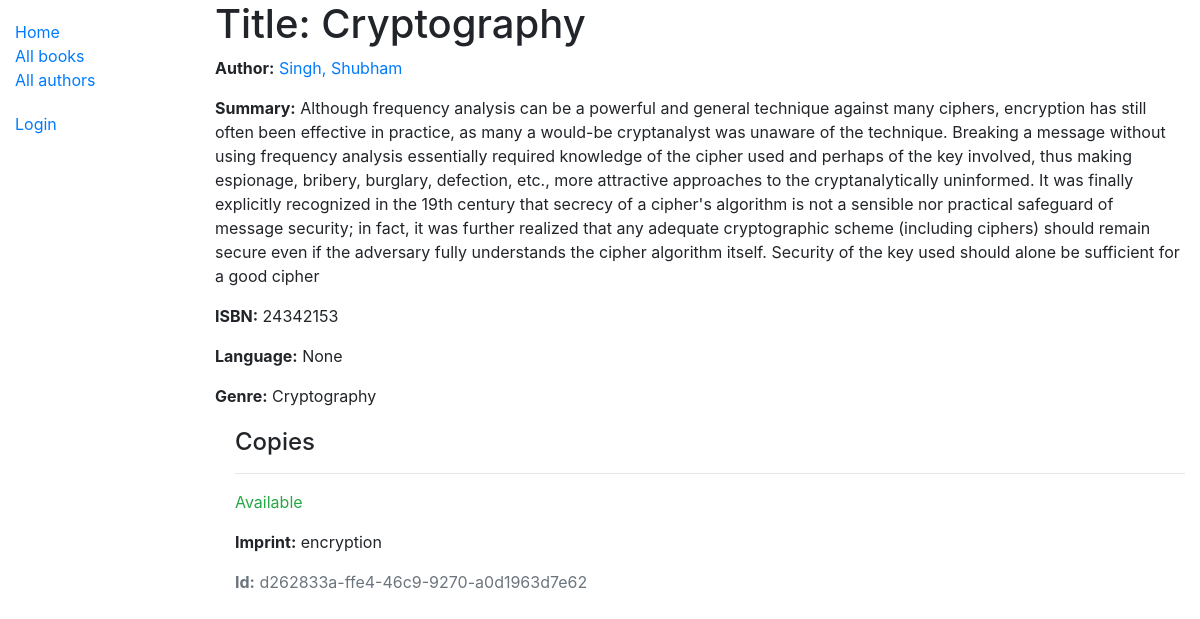
Page /catalog/book/3 on the earlier database version.
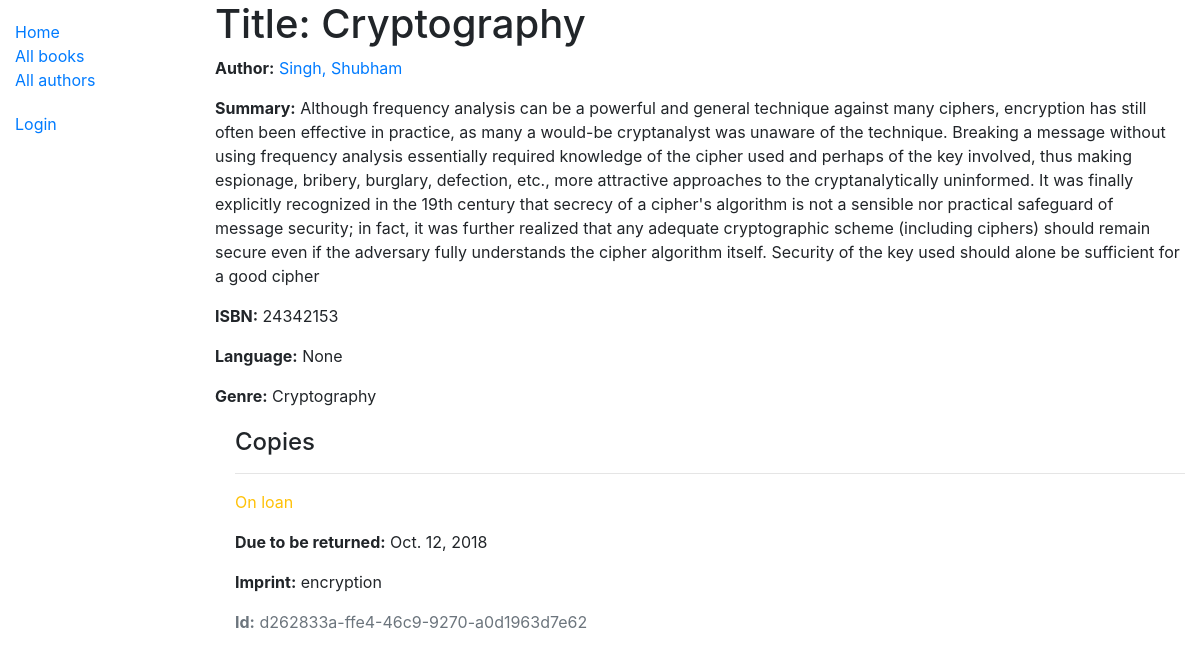
Same page on the later database version.
### catalog/models.py (models this page shows, shortened)
class Book(models.Model):
    title = models.CharField(max_length=200)
    author = models.ForeignKey('Author', on_delete=models.SET_NULL, null=True)
    summary = models.TextField(max_length=1000, help_text='Enter a brief description of the book')
    isbn = models.CharField('ISBN', max_length=13, help_text='13 Character <a href="https://www.isbn-international.org/content/what-isbn">ISBN number</a>')
    genre = models.ManyToManyField(Genre, help_text='Select a genre for this book')
    language = models.ForeignKey('Language', on_delete=models.SET_NULL, null= True)

class Author(models.Model):
    first_name = models.CharField(max_length=100)
    last_name = models.CharField(max_length=100)
    date_of_birth = models.DateField(null=True, blank=True)
    date_of_death = models.DateField('Died', null=True, blank=True)
    class Meta:
        ordering = ['last_name']
    def __str__(self):
        return '{0}, {1}'.format(self.last_name, self.first_name)

class Genre(models.Model):
    name = models.CharField(max_length=200, help_text='Enter a book genre (e.g. Science Fiction)')
    def __str__(self):
        return self.name

class BookInstance(models.Model):
    id = models.UUIDField(primary_key=True, default=uuid.uuid4, help_text='Unique ID for this particular book across whole library')
    book = models.ForeignKey(Book, on_delete=models.SET_NULL, null=True)
    imprint = models.CharField(max_length=200)
    due_back = models.DateField(null=True, blank=True)
    borrower = models.ForeignKey(User, on_delete=models.SET_NULL, null=True, blank = True)
    LOAN_STATUS = (
        ('m', 'Maintenance'),
        ('o', 'On loan'),
        ('a', 'Available'),
        ('r', 'Reserved'),
    )
    status = models.CharField(
        max_length=1,
        choices=LOAN_STATUS,
        blank=True,
        default='m',
        help_text='Book availability',
    )
    class Meta:
        ordering = ['due_back']
        permissions = (("can_mark_returned", "Set book as returned"),)

### catalog/views.py (the view)
# urls.py: url(r'^book/(?P<pk>\d+)$', BookDetailView.as_view(), name='book-detail'),
class BookDetailView(DetailView):
    model = Book
    template_name = 'catalog/Book/book_detail.html'
    paginate_by = 2

### catalog/templates/catalog/Book/book_detail.html
{% extends "base_generic.html" %}
{% block content %}
  <h1>Title: {{ book.title }}</h1>
  <p><strong>Author:</strong> <a href="">{{ book.author }}</a></p>
  <p><strong>Summary:</strong> {{ book.summary }}</p>
  <p><strong>ISBN:</strong> {{ book.isbn }}</p>
  <p><strong>Language:</strong> {{ book.language }}</p>
  <p><strong>Genre:</strong> {% for genre in book.genre.all %} {{ genre }}{% if not forloop.last %}, {% endif %}{% endfor %}</p>
  <div style="margin-left:20px;margin-top:20px">
    <h4>Copies</h4>
    {% for copy in book.bookinstance_set.all %}
      <hr>
      <p class="{% if copy.status == 'a' %}text-success{% elif copy.status == 'm' %}text-danger{% else %}text-warning{% endif %}">{{ copy.get_status_display }}</p>
      {% if copy.status != 'a' %}
        <p><strong>Due to be returned:</strong> {{copy.due_back}}</p>
      {% endif %}
      <p><strong>Imprint:</strong> {{copy.imprint}}</p>
      <p class="text-muted"><strong>Id:</strong> {{copy.id}}</p>
    {% endfor %}
  </div>
{% endblock %}

### catalog/templates/base_generic.html (shortened to what this page needs)
<!DOCTYPE html>
<html lang="en">
<head>
  <link rel="stylesheet" href="https://stackpath.bootstrapcdn.com/bootstrap/4.1.3/css/bootstrap.min.css">
  {% load static %}
  <link rel="stylesheet" href="{% static 'css/styles.css' %}">
</head>
<body>
  <div class="container-fluid">
    <div class="row">
      <div class="col-sm-2">
      {% block sidebar %}
        <ul class="sidebar-nav">
          <li><a href="{% url 'index' %}">Home</a></li>
          <li><a href="{% url 'books' %}">All books</a></li>
          <li><a href="{% url 'authors' %}">All authors</a></li>
        </ul>
        <ul class="sidebar-nav">
          {% if user.is_authenticated %}
            <li>User: {{ user.get_username }}</li>
            <li><a href="{% url 'my-borrowed' %}">My Borrowed</a></li>
            <li><a href="{% url 'logout'%}?next={{request.url}}">Logout</a></li>
          {% else %}
            <li><a href="{% url 'login'%}?next={{request.url}}">Login</a></li>
          {% endif %}
        </ul>
     {% endblock %}
      </div>
      <div class="col-sm-10 ">
        {% block content %}{% endblock %}
        </div>
  </div>
</body>
</html>

### catalog/static/css/styles.css (style rules this page uses)
.sidebar-nav { margin-top: 20px; padding: 0; list-style: none; }

Differences in the rows shown:
changed BookInstance "encryption": status "Available" → "On loan"; due_back (not shown) → "Oct. 12, 2018"
